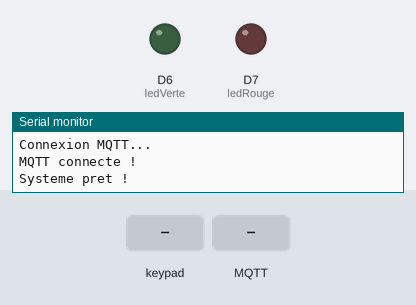
Simulated run of this sketch. Board: Arduino MKR. Parts: output pins drawn as LEDs (lit = HIGH), the last lines printed to the serial monitor. The inputs (shaded band) are chosen by the test bench. WiFi joins after 1.5 s; servers stay silent unless stated; no MQTT or app messages arrive unless stated.

Above: at 2.7 s.
2.8 s: key '1' pressed
4.3 s: keypad keys 0 1 2 3 # pressed 0.4 s apart
7.8 s: MQTT message "VALIDE" arrives on the first subscribed topic
At 8.7 s:
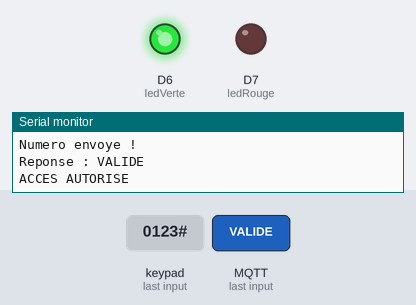
10.8 s: key '*' pressed
12.3 s: MQTT message "NON VALIDE" arrives on the first subscribed topic
13.8 s: MQTT message "*" arrives on the first subscribed topic
Timing chart, 0 to 16.3 s (numbered marks = the images above; inputs shaded):
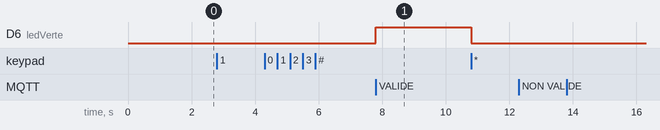

Measured:
- after the input at 7.8 s, D6 (ledVerte): LOW → HIGH at once

The sketch:

clavier-mariadb.ino
```cpp
#include <WiFiNINA.h>         // Pour connecter la MKR WiFi 1010 au Wi-Fi
#include <Keypad.h>           // Pour utiliser le clavier matriciel
#include <ArduinoMqttClient.h> // Pour communiquer avec Node-RED par MQTT
//#include <WiFi101.h>          // Pour connecter le MKR1000 au Wi-Fi

// 1. CONFIGURATION DU WIFI

// Nom et mot de passe du reseau Wi-Fi utilise
char ssid[] = "VOTRE_WIFI";
char pass[] = "VOTRE_MOT_DE_PASSE";

// 2. CONFIGURATION MQTT

// On cree les objets necessaires pour la communication MQTT
WiFiClient wifiClient;
MqttClient mqttClient(wifiClient);

// Adresse IP du Raspberry Pi et port du broker MQTT
const char broker[] = "192.168.20.182";
int port = 1883;

// Topic pour envoyer le numero saisi
const char topic[] = "romuald/data";

// Topic pour recevoir la reponse de Node-RED
const char topicReponse[] = "romuald/reponse";

// 3. CONFIGURATION DES LED

// La LED verte indique que le numero est autorise
const int ledVerte = 6;

// La LED rouge indique que le numero est refuse
const int ledRouge = 7;

// Variables utilisees pour eteindre les LED apres 3 secondes
unsigned long debutAffichage = 0;
bool resultatAffiche = false;

// Variables pour savoir si on attend une reponse de Node-RED
bool attenteReponse = false;
unsigned long debutAttente = 0;

// 4. CONFIGURATION DU CLAVIER MATRICIEL

// Notre clavier possede 4 lignes et 3 colonnes
const byte ROWS = 4;
const byte COLS = 3;


// On indique la position des touches du clavier
char hexaKeys[ROWS][COLS] = {
  {'1', '2', '3'},
  {'4', '5', '6'},
  {'7', '8', '9'},
  {'*', '0', '#'}
};

// Broches utilisees pour brancher le clavier sur le MKR1000
byte rowPins[ROWS] = {0, 1, 2, 3};
byte colPins[COLS] = {4, 5, 8};

// On cree notre clavier avec les touches et les broches definies
Keypad customKeypad = Keypad(
  makeKeymap(hexaKeys),
  rowPins,
  colPins,
  ROWS,
  COLS
);

// Cette variable garde les chiffres taper par l'utilisateur
String numeroAcces = "";

// On limite la saisie a 10 chiffres maximum
const int longueurMax = 10;

// 5. FONCTION DE CONNEXION WIFI
void connecterWiFi() {
  Serial.println("Connexion WiFi...");

  // On essaie de se connecter tant que le Wi-Fi n'est pas disponible
  while (WiFi.begin(ssid, pass) != WL_CONNECTED) {
    delay(2000);
  }

  // Ce message confirme que la connexion a reussi
  Serial.println("WiFi connecte !");
}

// 6. FONCTION DE CONNEXION MQTT

void connecterMQTT() {
  Serial.println("Connexion MQTT...");

  // On essaie de joindre le broker MQTT du Raspberry Pi
  while (!mqttClient.connect(broker, port)) {
    delay(2000);
  }
 Serial.println("MQTT connecte !");

  // On s'abonne au topic pour recevoir les resultats de Node-RED
  mqttClient.subscribe(topicReponse);
}

// 7. RECEPTION ET TRAITEMENT DES REPONSES

void messageRecu(int messageSize) {

  // Variable pour enregistrer la reponse reçue
  String reponse = "";

  // On lit le message envoye par Node-RED
  while (mqttClient.available()) {
    reponse += (char)mqttClient.read();
  }

  // On enleve les espaces inutiles
  reponse.trim();

  // On affiche la reponse dans le moniteur serie
  Serial.print("Reponse : ");
  Serial.println(reponse);

  // Si aucun numero n'est en attente, on ignore le message
  if (!attenteReponse) {
    return;
  }

  // On eteint d'abord les deux LED
  digitalWrite(ledVerte, LOW);
  digitalWrite(ledRouge, LOW);

  // Si le numero existe dans MariaDB, Node-RED renvoie VALIDE
  if (reponse == "VALIDE") {

    // On allume la LED verte pour autoriser l'acces
    digitalWrite(ledVerte, HIGH);
    Serial.println("ACCES AUTORISE");

  }

  // Si le numero n'existe pas, Node-RED renvoie NON VALIDE
  else if (reponse == "NON VALIDE") {

    // On allume la LED rouge pour refuser l'acces
    digitalWrite(ledRouge, HIGH);
    Serial.println("ACCES REFUSE");
 }
  // Si la reponse est differente, on ne fait rien
  else {
    return;
  }

  // On memorise le moment ou la LED s'est allumee
  debutAffichage = millis();
  resultatAffiche = true;

  // La verification est terminee
  attenteReponse = false;
}

void setup() {
  // On demarre le moniteur serie
  Serial.begin(115200);

  // On configure les broches des LED en sortie
  pinMode(ledVerte, OUTPUT);
  pinMode(ledRouge, OUTPUT);

  // Au demarrage, les deux LED restent eteintes
  digitalWrite(ledVerte, LOW);
  digitalWrite(ledRouge, LOW);

  // On indique la fonction qui traitera les reponses MQTT
  mqttClient.onMessage(messageRecu);

  // On connecte le MKR1000 au Wi-Fi puis au broker MQTT
  connecterWiFi();
  connecterMQTT();

  // Le systeme est maintenant pret a recevoir un numero
  Serial.println("Systeme pret !");
}
void loop() {

  // On verifie si le MKR1000 est toujours connecte au Wi-Fi
  if (WiFi.status() != WL_CONNECTED) {

    // On annule la verification en cours
    attenteReponse = false;
    resultatAffiche = false;

    // On eteint les LED
    digitalWrite(ledVerte, LOW);
    digitalWrite(ledRouge, LOW);

    // On essaie de reconnecter le Wi-Fi
    connecterWiFi();
  }

  // On verifie si la connexion MQTT fonctionne toujours
  if (!mqttClient.connected()) {


 // On annule la demande en cours
    attenteReponse = false;
    resultatAffiche = false;

    // On eteint les LED
    digitalWrite(ledVerte, LOW);
    digitalWrite(ledRouge, LOW);

    // On reconnecte le MKR1000 au broker MQTT
    connecterMQTT();
  }

  // On maintient la communication MQTT et on lit les messages recus
  mqttClient.poll();

  // On verifie si une touche du clavier a ete appuyee
  char touche = customKeypad.getKey();
  if (touche) {

    // Si l'utilisateur appuie sur un chiffre de 0 a 9
    if (touche >= '0' && touche <= '9') {

      // On ajoute le chiffre si la limite de 10 n'est pas atteinte
      if (numeroAcces.length() < longueurMax) {
        numeroAcces += touche;

        // On affiche le numero en cours de saisie
        Serial.print("Numero : ");
        Serial.println(numeroAcces);
      }
    }

    // Si l'utilisateur appuie sur *, on efface le numero
    else if (touche == '*') {

      numeroAcces = "";
      Serial.println("Numero efface");
    }

    // Si l'utilisateur appuie sur #, on valide la saisie
    else if (touche == '#') {

      // On envoie seulement si un numero a ete saisi
      // et qu'aucune autre verification n'est en cours
      if (numeroAcces.length() > 0 && !attenteReponse) {

        Serial.print("Envoi : ");
        Serial.println(numeroAcces);

        // On eteint les LED avant de faire une nouvelle verification
        digitalWrite(ledVerte, LOW);
        digitalWrite(ledRouge, LOW);
        resultatAffiche = false;

        // On prepare l'envoi du numero sur le topic Keypad/data
        if (mqttClient.beginMessage(topic)) {

          // On place le numero dans le message MQTT
          mqttClient.print(numeroAcces);

          // On termine l'envoi du message
          if (mqttClient.endMessage()) {

            Serial.println("Numero envoye !");

            // On attend maintenant la reponse de Node-RED
            attenteReponse = true;

            // On memorise le moment de l'envoi
            debutAttente = millis();

          } else {

            // Message affiche si l'envoi echoue
            Serial.println("Erreur d'envoi MQTT");
          }
        }

        // On vide la saisie pour le prochain numero
        numeroAcces = "";
      }
    }
  }

  // On eteint la LED apres 3 secondes
  if (resultatAffiche &&
      millis() - debutAffichage >= 3000) {
    digitalWrite(ledVerte, LOW);
    digitalWrite(ledRouge, LOW);
    resultatAffiche = false;
  }

  // Si Node-RED ne repond pas apres 5 secondes on annule la demande
  if (attenteReponse &&
      millis() - debutAttente >= 5000) {
    attenteReponse = false;
    Serial.println("Delai de reponse depasse");
  }
}
```
